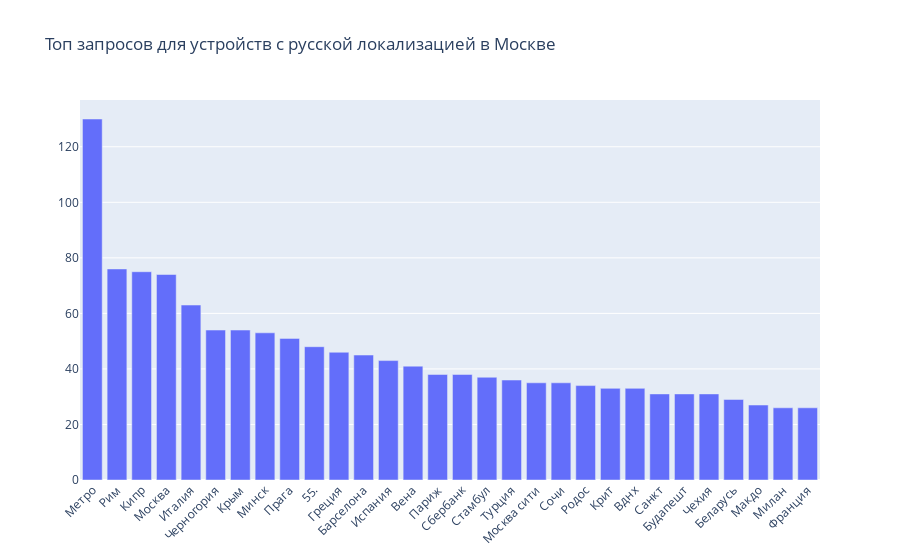

Notebook code for this chart:
### Code cell
top_moscow = dict(top_moscow.most_common(30))
fig = go.Figure(
    [go.Bar(x=list(top_moscow.keys()), y=list(top_moscow.values()))],
    layout_title_text='Топ запросов для устройств с русской локализацией в Москве'
)
fig.update_layout(barmode='group', xaxis_tickangle=-45)
fig.show()

### Figure 1 — Plotly figure (JSON) as saved in the notebook; plotly's stock layout.template omitted (floating-point values rounded to 4 significant figures)
{"data": [{"type": "bar", "x": ["Метро", "Рим", "Кипр", "Москва", "Италия", "Черногория", "Крым", "Минск", "Прага", "55.", "Греция", "Барселона", "Испания", "Вена", "Париж", "Сбербанк", "Стамбул", "Турция", "Москва сити", "Сочи", "Родос", "Крит", "Вднх", "Санкт", "Будапешт", "Чехия", "Беларусь", "Макдо", "Милан", "Франция"], "y": [130, 76, 75, 74, 63, 54, 54, 53, 51, 48, 46, 45, 43, 41, 38, 38, 37, 36, 35, 35, 34, 33, 33, 31, 31, 31, 29, 27, 26, 26]}], "layout": {"barmode": "group", "title": {"text": "Топ запросов для устройств с русской локализацией в Москве"}, "xaxis": {"tickangle": -45}}}
